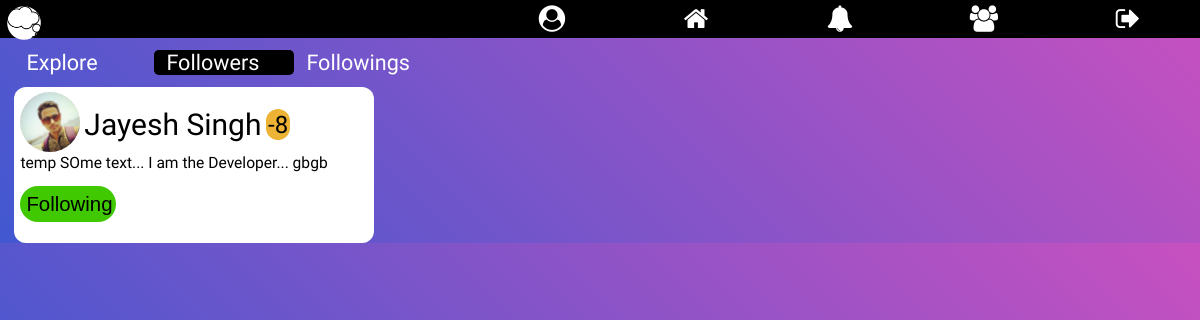
/explore/followers/ (signed in), run on an earlier commit of the app's database.
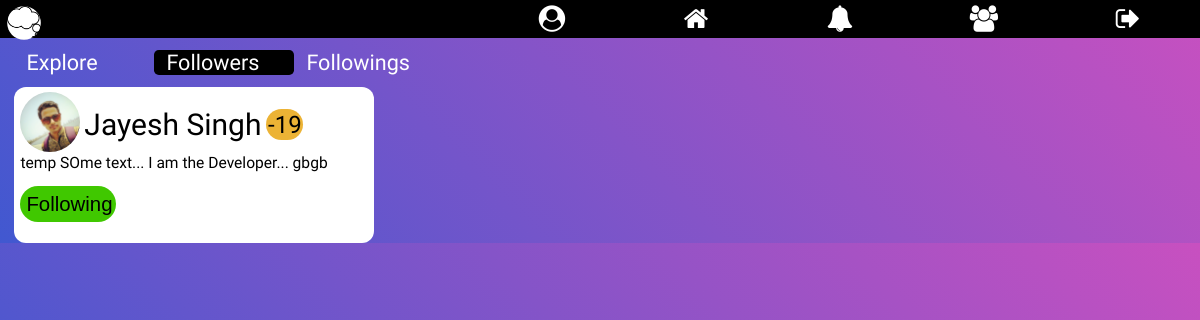
And on a later commit of the database.
### signup/models.py (models this page shows)
class Profile(models.Model):
    user = models.OneToOneField(User, on_delete=models.CASCADE)
    gender = models.CharField(max_length=10, blank=True)
    city = models.CharField(max_length=30, blank=True)
    date_of_birth = models.DateField(null=True, blank=True)
    level = models.IntegerField(default=1)
    bio = models.TextField(max_length=410, default='Edit Bio')
    profile_pic = models.ImageField(
        blank=True,
        help_text="Select Your Profile Image",
    )
    date_of_joining = models.DateTimeField(editable=False,
                                           default=timezone.now)
    follows = models.ManyToManyField('Profile')
    def __str__(self):
        return str(self.user)

### explore/views.py (the view)
# urls.py: path('followers/', views.followers, name='followers'),
def followers(request):
    if request.user.is_authenticated:
        logged_in_user_profile = Profile.objects.get(user=request.user)
        followers = Profile.objects.filter(follows=logged_in_user_profile)
        context = {
            'logged_in_user_profile': logged_in_user_profile,
            'followers': followers,
        }
        return render(request, 'followers.html', context)
    else:
        return render(request, 'followers.html', {})

### Notification/context_processor.py (called while the page is built)
def pass_value(request):
    if request.user.is_authenticated:
        user_prfile = Profile.objects.get(user=request.user)
        my_notif = Notifications.objects.filter(receiver=user_prfile)
        unseen_notif_count = my_notif.filter(view=False).count()
        count = my_notif.count()
        if count >= 13:
            my_notif = my_notif[count-13:]
        context = {
            "my_notif": my_notif,
            "unseen_notif_count": unseen_notif_count
        }
        return context
    else:
        context = {}
        return context

### explore/templates/followers.html (shortened to what this page needs)
{% extends 'base.html' %}
{% block content %}
{% load static %}
<link rel="stylesheet" href="{% static 'explore/explore_style.css' %}">
  <div class="filter-menu">
    <a href="{% url 'explore' %}" id='explore'>Explore</a>
    <a href="{% url 'followers' %}" id='followers' style="background-color: #000">Followers</a>
    <a href="{% url 'followings' %}" id='followings'>Followings</a>
  </div>
  <div class="container">
    {% for user_profile in followers %}
      <div class="user-profile">
        <a href="{% url 'profile' user_profile.id %}">
          {% if user_profile.profile_pic %}
            <img src="{{ user_profile.profile_pic.url }}" alt="Image">
          {% else %}
            <img src="{% static 'home/images/default-profile.png' %}" alt="Image">
          {% endif %}
          <span class="name">{{ user_profile.user.first_name }} {{ user_profile.user.last_name }}</span><span class="level">{{ user_profile.level }}</span>
        </a>
        <p class="bio">{{ user_profile.bio }}</p>
        {% include 'follow_section.html' %}
      </div>
      {% empty %}
        <h3 align="center">Your Followers will be Listed Here... <br>
          Currently You don't have any Followers</h3>
    {% endfor %}
  </div>
{% endblock %}

### templates/follow_section.html (shortened to what this page needs)
<form id="follow-form{{ user_profile.id }}" class="follow-form">
  {% if user.is_authenticated %}
    <button type="button" id="follow{{ user_profile.id }}" class="follow-btn" name="button">Follow</button><br>
    {% else %}
    <button type="button" onclick="location.href='{% url 'login' %}';" id="follow{{ user_profile.id }}" class="follow-btn" name="button">Follow</button><br>
    {% endif %}
</form>

What changed in the data, as far as the page shows it:
changed Profile "temp SOme text... I am the Developer... gbgb": level "-8" → "-19"
